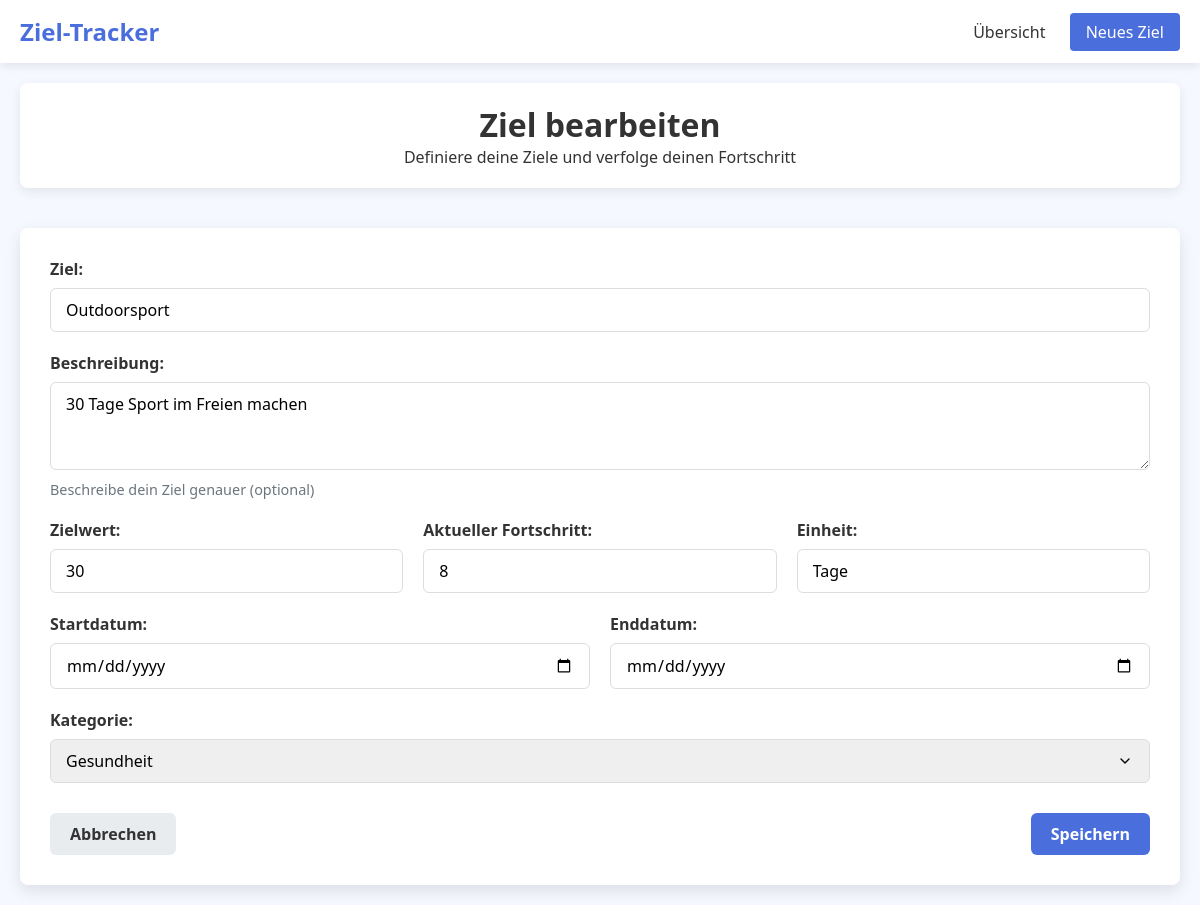
Screenshot of /tracking/update/11/ with the database file from the repository.
### tracking/models.py (models this page shows, shortened)
class Goal(models.Model):
    KATEGORIEN = [
        ('Gesundheit', 'Gesundheit'),
        ('Finanzen', 'Finanzen'),
        ('Karriere', 'Karriere')
    ]
    definition = models.CharField(max_length=50)
    description = models.CharField(max_length=150)
    ziel_wert = models.IntegerField()
    fortschritt = models.FloatField()
    einheit = models.CharField(max_length=20)
    start = models.DateField()
    end = models.DateField()
    kategorie = models.CharField(choices=KATEGORIEN)

### tracking/views.py (the view)
# urls.py: path('update/<int:goal_id>/', views.update_goal, name='update_goal'),
def update_goal(request, goal_id):
    goal = get_object_or_404(Goal, id=goal_id)
    if request.method == 'POST':
        form = GoalForm(request.POST, instance=goal)
        if form.is_valid():
            form.save()
            messages.success(request, 'Ziel erfolgreich aktualisiert!')
            return redirect('goals')
    else:
        form = GoalForm(instance=goal)
    return render(request, 'tracking/add_update_goal.html', {
        'form': form,
        'title': 'Ziel bearbeiten',
        'button_text': 'Speichern',
        'goal': goal
    })

### tracking/forms.py (shortened to what this page needs)
class GoalForm(forms.ModelForm):
    class Meta:
        model = Goal
        fields = ['definition', 'description', 'ziel_wert', 'fortschritt', 'einheit', 'start', 'end', 'kategorie']
        widgets = {
            'definition': forms.TextInput(attrs={'class': 'form-control', 'placeholder': 'Ziel definieren'}),
            'description': forms.Textarea(attrs={'class': 'form-control', 'rows': 3, 'placeholder': 'Beschreibung des Ziels'}),
            'ziel_wert': forms.NumberInput(attrs={'class': 'form-control', 'placeholder': 'Zielwert'}),
            'fortschritt': forms.NumberInput(attrs={'class': 'form-control', 'placeholder': 'Aktueller Fortschritt'}),
            'einheit': forms.TextInput(attrs={'class': 'form-control', 'placeholder': 'z.B. km, Bücher, €'}),
            'start': forms.DateInput(attrs={'class': 'form-control', 'type': 'date'}),
            'end': forms.DateInput(attrs={'class': 'form-control', 'type': 'date'}),
            'kategorie': forms.Select(attrs={'class': 'form-control'})
        }

### tracking/templates/tracking/add_update_goal.html (shortened to what this page needs)
{% extends 'tracking/base.html' %}
{% load static %}
{% block content %}
<div class="header">
    <h1>{{ title }}</h1>
    <p>Definiere deine Ziele und verfolge deinen Fortschritt</p>
</div>
<div class="form-container">
    <form method="post">
        <div class="form-group">
            <label for="id_definition">Ziel:</label>
            {{ form.definition }}
        </div>
        <div class="form-group">
            <label for="id_description">Beschreibung:</label>
            {{ form.description }}
            <div class="help-text">Beschreibe dein Ziel genauer (optional)</div>
        </div>
        <div class="form-row" style="display: flex; gap: 20px;">
            <div class="form-group" style="flex: 1;">
                <label for="id_ziel_wert">Zielwert:</label>
                {{ form.ziel_wert }}
            </div>
            <div class="form-group" style="flex: 1;">
                <label for="id_fortschritt">Aktueller Fortschritt:</label>
                {{ form.fortschritt }}
            </div>
            <div class="form-group" style="flex: 1;">
                <label for="id_einheit">Einheit:</label>
                {{ form.einheit }}
            </div>
        </div>
        <div class="form-row" style="display: flex; gap: 20px;">
            <div class="form-group" style="flex: 1;">
                <label for="id_start">Startdatum:</label>
                {{ form.start }}
            </div>
            <div class="form-group" style="flex: 1;">
                <label for="id_end">Enddatum:</label>
                {{ form.end }}
            </div>
        </div>
        <div class="form-group">
            <label for="id_kategorie">Kategorie:</label>
            {{ form.kategorie }}
        </div>
        <div class="form-actions">
            <a href="{% url 'goals' %}" class="btn btn-secondary">Abbrechen</a>
            <button type="submit" class="btn btn-primary">{{ button_text }}</button>
        </div>
    </form>
</div>
{% endblock %}

### tracking/templates/tracking/base.html (style rules this page uses)
:root { --primary: #4a6fdc; --success: #28a745; --warning: #ffc107; --danger: #dc3545; --light: #f8f9fa; --dark: #343a40; --health: #42b883; --finance: #f1c40f; --career: #9b59b6; }
* { margin: 0; padding: 0; box-sizing: border-box; font-family: 'Segoe UI', Tahoma, Geneva, Verdana, sans-serif; }
body { background-color: #f5f8ff; color: #333; padding: 0; margin: 0; }
.header { text-align: center; margin-bottom: 40px; padding: 20px; background-color: white; border-radius: 8px; box-shadow: 0 4px 12px rgba(0, 0, 0, 0.08); position: relative; }

### tracking/templates/tracking/add_update_goal.html (style rules this page uses)
.form-container { background: white; border-radius: 8px; padding: 30px; box-shadow: 0 6px 16px rgba(0, 0, 0, 0.1); }
.form-group { margin-bottom: 20px; }
.form-group label { display: block; margin-bottom: 8px; font-weight: 600; color: #333; }
.form-control { width: 100%; padding: 10px 15px; border: 1px solid #ddd; border-radius: 6px; font-size: 1rem; transition: border-color 0.3s; }
select.form-control { appearance: none; background-repeat: no-repeat; background-position: right 1rem center; background-size: 1em; }
.btn { display: inline-block; padding: 10px 20px; border: none; border-radius: 6px; font-size: 1rem; font-weight: 600; cursor: pointer; transition: all 0.3s; text-align: center; text-decoration: none; }
.btn-primary { background-color: var(--primary); color: white; }
.btn-secondary { background-color: #e9ecef; color: #333; }
.form-actions { display: flex; justify-content: space-between; margin-top: 30px; }
.help-text { color: #6c757d; font-size: 0.9rem; margin-top: 5px; }

### rows the page displays
Goal: definition "Outdoorsport", description "30 Tage Sport im Freien machen", ziel_wert "30", fortschritt "8", einheit "Tage", kategorie "Gesundheit"

### other values shown
{{ title }} "Ziel bearbeiten"
{{ button_text }} "Speichern"
